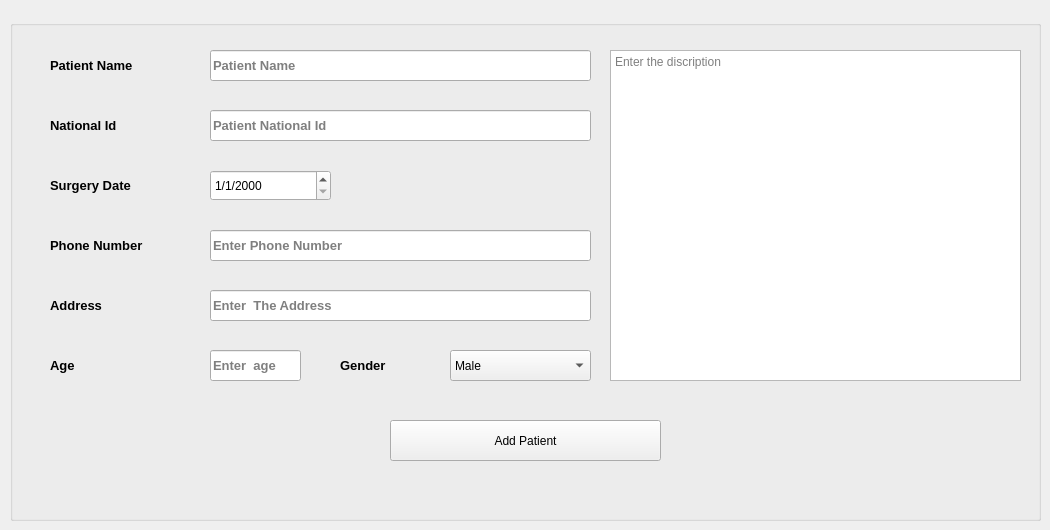
      <widget class="QWidget" name="tab_8">
       <attribute name="title">
        <string>Add Patient</string>
       </attribute>
       <widget class="QGroupBox" name="groupBox_10">
        <property name="geometry">
         <rect>
          <x>10</x>
          <y>20</y>
          <width>1031</width>
          <height>501</height>
         </rect>
        </property>
        <property name="title">
         <string/>
        </property>
        <widget class="QPushButton" name="pushButton_7">
         <property name="geometry">
          <rect>
           <x>380</x>
           <y>400</y>
           <width>271</width>
           <height>41</height>
          </rect>
         </property>
         <property name="styleSheet">
          <string notr="true"/>
         </property>
         <property name="text">
          <string>Add Patient</string>
         </property>
         <property name="icon">
          <iconset resource="icons.qrc">
           <normaloff>:/imag/plu.webp</normaloff>:/imag/plu.webp</iconset>
         </property>
         <property name="iconSize">
          <size>
           <width>40</width>
           <height>40</height>
          </size>
         </property>
        </widget>
        <widget class="QLineEdit" name="lineEdit_5">
         <property name="geometry">
          <rect>
           <x>200</x>
           <y>30</y>
           <width>381</width>
           <height>31</height>
          </rect>
         </property>
         <property name="font">
          <font>
           <pointsize>10</pointsize>
           <weight>75</weight>
           <bold>true</bold>
          </font>
         </property>
         <property name="placeholderText">
          <string>Patient Name </string>
         </property>
        </widget>
        <widget class="QLabel" name="label_37">
         <property name="geometry">
          <rect>
           <x>40</x>
           <y>30</y>
           <width>121</width>
           <height>31</height>
          </rect>
         </property>
         <property name="font">
          <font>
           <pointsize>10</pointsize>
           <weight>75</weight>
           <bold>true</bold>
          </font>
         </property>
         <property name="styleSheet">
          <string notr="true"/>
         </property>
         <property name="text">
          <string>Patient Name</string>
         </property>
        </widget>
        <widget class="QLabel" name="label_35">
         <property name="geometry">
          <rect>
           <x>40</x>
           <y>150</y>
           <width>121</width>
           <height>31</height>
          </rect>
         </property>
         <property name="font">
          <font>
           <pointsize>10</pointsize>
           <weight>75</weight>
           <bold>true</bold>
          </font>
         </property>
         <property name="styleSheet">
          <string notr="true"/>
         </property>
         <property name="text">
          <string>Surgery Date</string>
         </property>
        </widget>
        <widget class="QLineEdit" name="lineEdit_9">
         <property name="geometry">
          <rect>
           <x>200</x>
           <y>210</y>
           <width>381</width>
           <height>31</height>
          </rect>
         </property>
         <property name="font">
          <font>
           <pointsize>10</pointsize>
           <weight>75</weight>
           <bold>true</bold>
          </font>
         </property>
         <property name="placeholderText">
          <string>Enter Phone Number</string>
         </property>
        </widget>
        <widget class="QLabel" name="label_36">
         <property name="geometry">
          <rect>
           <x>40</x>
           <y>210</y>
           <width>121</width>
           <height>31</height>
          </rect>
         </property>
         <property name="font">
          <font>
           <pointsize>10</pointsize>
           <weight>75</weight>
           <bold>true</bold>
          </font>
         </property>
         <property name="styleSheet">
          <string notr="true"/>
         </property>
         <property name="text">
          <string>Phone Number</string>
         </property>
        </widget>
        <widget class="QLineEdit" name="lineEdit_8">
         <property name="geometry">
          <rect>
           <x>200</x>
           <y>270</y>
           <width>381</width>
           <height>31</height>
          </rect>
         </property>
         <property name="font">
          <font>
           <pointsize>10</pointsize>
           <weight>75</weight>
           <bold>true</bold>
          </font>
         </property>
         <property name="placeholderText">
          <string>Enter  The Address</string>
         </property>
        </widget>
        <widget class="QLabel" name="label_38">
         <property name="geometry">
          <rect>
           <x>40</x>
           <y>270</y>
           <width>121</width>
           <height>31</height>
          </rect>
         </property>
         <property name="font">
          <font>
           <pointsize>10</pointsize>
           <weight>75</weight>
           <bold>true</bold>
          </font>
         </property>
         <property name="styleSheet">
          <string notr="true"/>
         </property>
         <property name="text">
          <string>Address</string>
         </property>
        </widget>
        <widget class="QComboBox" name="comboBox_2">
         <property name="geometry">
          <rect>
           <x>440</x>
           <y>330</y>
           <width>141</width>
           <height>31</height>
          </rect>
         </property>
         <item>
          <property name="text">
           <string>Male</string>
          </property>
         </item>
         <item>
          <property name="text">
           <string>Female</string>
          </property>
         </item>
        </widget>
        <widget class="QLabel" name="label_68">
         <property name="geometry">
          <rect>
           <x>330</x>
           <y>330</y>
           <width>91</width>
           <height>31</height>
          </rect>
         </property>
         <property name="font">
          <font>
           <pointsize>10</pointsize>
           <weight>75</weight>
           <bold>true</bold>
          </font>
         </property>
         <property name="styleSheet">
          <string notr="true"/>
         </property>
         <property name="text">
          <string>Gender</string>
         </property>
        </widget>
        <widget class="QLineEdit" name="lineEdit_37">
         <property name="geometry">
          <rect>
           <x>200</x>
           <y>330</y>
           <width>91</width>
           <height>31</height>
          </rect>
         </property>
         <property name="font">
          <font>
           <pointsize>10</pointsize>
           <weight>75</weight>
           <bold>true</bold>
          </font>
         </property>
         <property name="text">
          <string/>
         </property>
         <property name="placeholderText">
          <string>Enter  age</string>
         </property>
        </widget>
        <widget class="QLabel" name="label_67">
         <property name="geometry">
          <rect>
           <x>40</x>
           <y>330</y>
           <width>121</width>
           <height>31</height>
          </rect>
         </property>
         <property name="font">
          <font>
           <pointsize>10</pointsize>
           <weight>75</weight>
           <bold>true</bold>
          </font>
         </property>
         <property name="styleSheet">
          <string notr="true"/>
         </property>
         <property name="text">
          <string>Age</string>
         </property>
        </widget>
        <widget class="QTextEdit" name="textEdit_2">
         <property name="geometry">
          <rect>
           <x>600</x>
           <y>30</y>
           <width>411</width>
           <height>331</height>
          </rect>
         </property>
         <property name="placeholderText">
          <string>Enter the discription</string>
         </property>
        </widget>
        <widget class="QDateEdit" name="dateEdit">
         <property name="geometry">
          <rect>
           <x>200</x>
           <y>150</y>
           <width>121</width>
           <height>31</height>
          </rect>
         </property>
         <property name="displayFormat">
          <string>d/M/yyyy</string>
         </property>
        </widget>
        <widget class="QLabel" name="label_45">
         <property name="geometry">
          <rect>
           <x>40</x>
           <y>90</y>
           <width>121</width>
           <height>31</height>
          </rect>
         </property>
         <property name="font">
          <font>
           <pointsize>10</pointsize>
           <weight>75</weight>
           <bold>true</bold>
          </font>
         </property>
         <property name="styleSheet">
          <string notr="true"/>
         </property>
         <property name="text">
          <string>National Id</string>
         </property>
        </widget>
        <widget class="QLineEdit" name="lineEdit_6">
         <property name="geometry">
          <rect>
           <x>200</x>
           <y>90</y>
           <width>381</width>
           <height>31</height>
          </rect>
         </property>
         <property name="font">
          <font>
           <pointsize>10</pointsize>
           <weight>75</weight>
           <bold>true</bold>
          </font>
         </property>
         <property name="placeholderText">
          <string>Patient National Id </string>
         </property>
        </widget>
       </widget>
      </widget>
